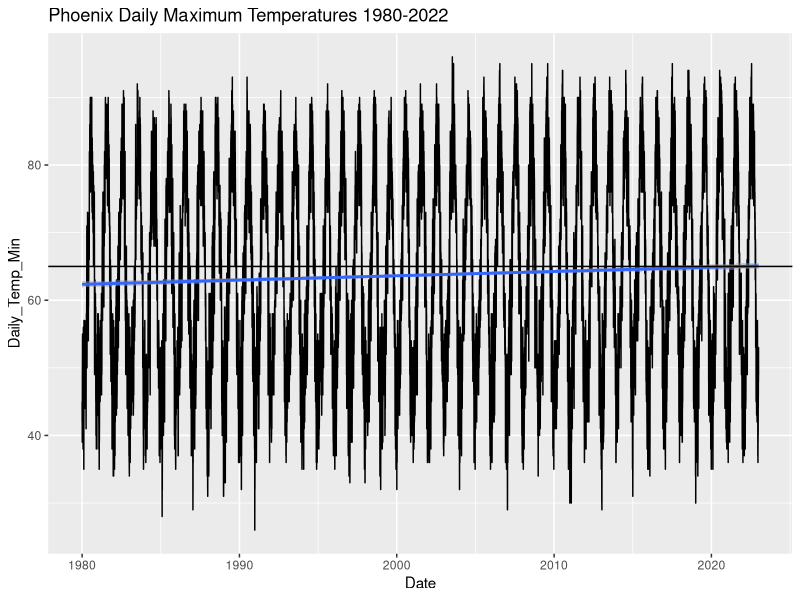
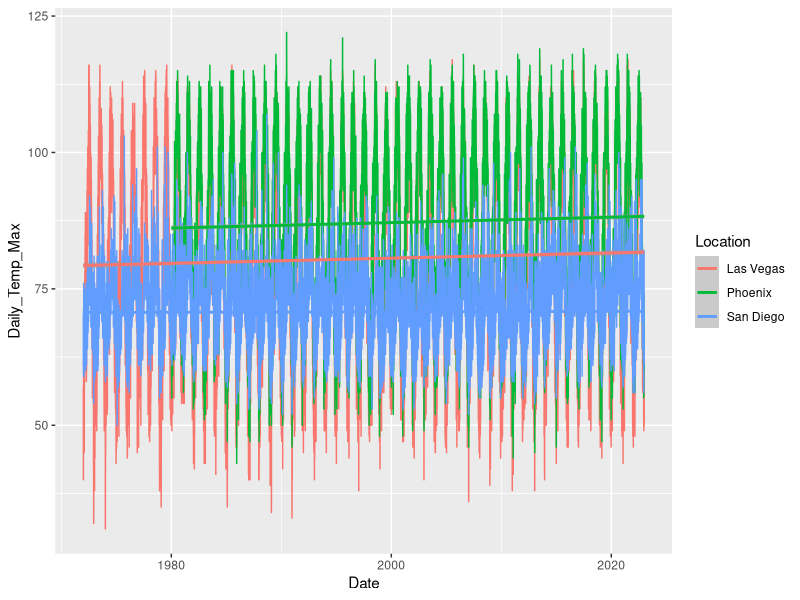
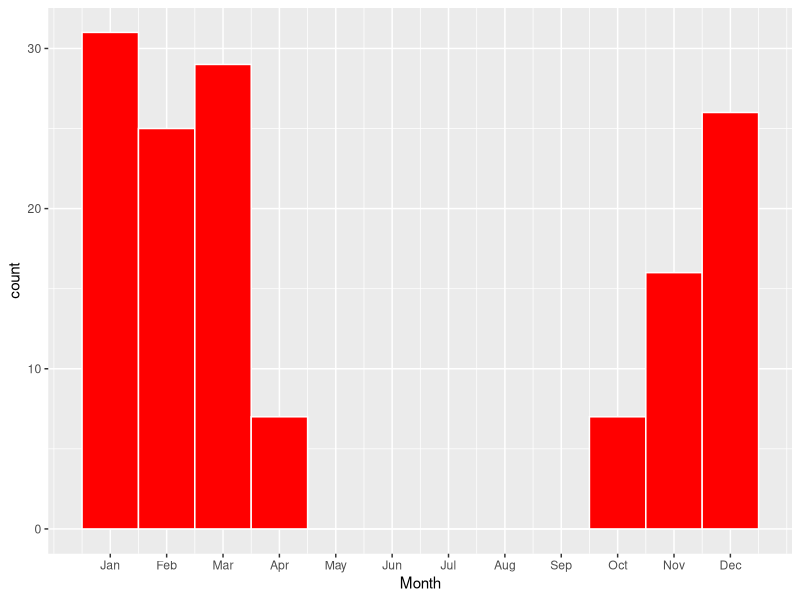
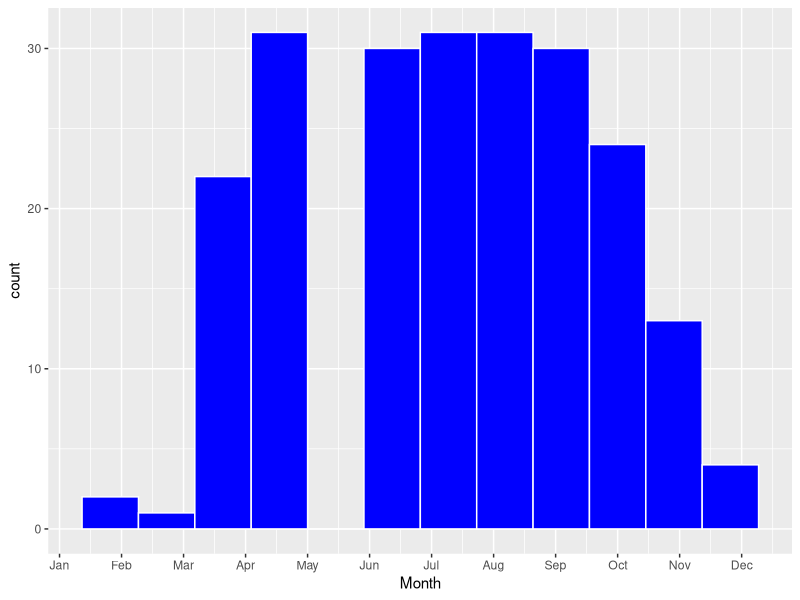

These figures' R source, in order:
## ---- chunk 1
knitr::opts_chunk$set(echo = TRUE)

library(tidyverse)
library(lubridate)
library(here)

# Working Directory with the here() command
here()
## ---- chunk 2
Phoenix <- read.csv(here("./Data/Processed/PhoenixAZ_processed.csv"),
                    stringsAsFactors = TRUE) %>% 
  mutate(Date = ymd(Date))

FountainHills <- read.csv(here("./Data/Processed/FountainHillsAZ_processed.csv"),
                          stringsAsFactors = TRUE) %>% 
  mutate(Date = ymd(Date))

LasVegas <- read.csv(here("./Data/Processed/LasVegasNV_processed.csv"),
                     stringsAsFactors = TRUE) %>% 
  mutate(Date = ymd(Date))

Pahrump <- read.csv(here("./Data/Processed/PahrumpNV_processed.csv"),
                    stringsAsFactors = TRUE) %>% 
  mutate(Date = ymd(Date))

SanDiego <- read.csv(here("./Data/Processed/SanDiegoCA_processed.csv"),
                     stringsAsFactors = TRUE) %>%
  mutate(Date = ymd(Date))

Ramona <- read.csv(here("./Data/Processed/RamonaCA_processed.csv"),
                   stringsAsFactors = TRUE) %>% 
  mutate(Date = ymd(Date))
## ---- chunk 3
#1. Create a column for heating degrees with 0s
#2. Create a column for heating degrees with 0s
#3. Calculate heating degrees by finding the mean temp that's below 65F then
#subtracting the mean temp from 65
#4. Calculate cooling degrees by finding the mean temp that's above 65F then
#subtracting 65 from the mean temp

Phoenix$Heat_Degrees <- rep(0)
Phoenix$Cool_Degrees <- rep(0)
Phoenix$Heat_Degrees [Phoenix$Temp_Avg < 65] <-
  65 - Phoenix$Temp_Avg [Phoenix$Temp_Avg < 65]
Phoenix$Cool_Degrees [Phoenix$Temp_Avg > 65] <-
  Phoenix$Temp_Avg [Phoenix$Temp_Avg > 65] - 65

FountainHills$Heat_Degrees <- rep(0)
FountainHills$Cool_Degrees <- rep(0)
FountainHills$Heat_Degrees [FountainHills$Temp_Avg < 65] <-
  65 - FountainHills$Temp_Avg [FountainHills$Temp_Avg < 65]
FountainHills$Cool_Degrees [FountainHills$Temp_Avg > 65] <-
  FountainHills$Temp_Avg [FountainHills$Temp_Avg > 65] - 65

LasVegas$Heat_Degrees <- rep(0)
LasVegas$Cool_Degrees <- rep(0)
LasVegas$Heat_Degrees [LasVegas$Temp_Avg < 65] <-
  65 - LasVegas$Temp_Avg [LasVegas$Temp_Avg < 65]
LasVegas$Cool_Degrees [LasVegas$Temp_Avg > 65] <-
  LasVegas$Temp_Avg [LasVegas$Temp_Avg > 65] - 65

Pahrump$Heat_Degrees <- rep(0)
Pahrump$Cool_Degrees <- rep(0)
Pahrump$Heat_Degrees [Pahrump$Temp_Avg < 65] <-
  65 - Pahrump$Temp_Avg [Pahrump$Temp_Avg < 65]
Pahrump$Cool_Degrees [Pahrump$Temp_Avg > 65] <-
  Pahrump$Temp_Avg [Pahrump$Temp_Avg > 65] - 65

SanDiego$Heat_Degrees <- rep(0)
SanDiego$Cool_Degrees <- rep(0)
SanDiego$Heat_Degrees [SanDiego$Temp_Avg < 65] <-
  65 - SanDiego$Temp_Avg [SanDiego$Temp_Avg < 65]
SanDiego$Cool_Degrees [SanDiego$Temp_Avg > 65] <-
  SanDiego$Temp_Avg [SanDiego$Temp_Avg > 65] - 65

Ramona$Heat_Degrees <- rep(0)
Ramona$Cool_Degrees <- rep(0)
Ramona$Heat_Degrees [Ramona$Temp_Avg < 65] <-
  65 - Ramona$Temp_Avg [Ramona$Temp_Avg < 65]
Ramona$Cool_Degrees [Ramona$Temp_Avg > 65] <-
  Ramona$Temp_Avg [Ramona$Temp_Avg > 65] - 65
## ---- chunk 4
ggplot(Phoenix,
       aes(x = Date, y = Daily_Temp_Min)) +
         geom_line() + 
  geom_smooth (method = lm)+
  labs( title = "Phoenix Daily Maximum Temperatures 1980-2022")+
  geom_hline(yintercept = 65)

Three_cities <- rbind(LasVegas,
                      Phoenix,
                      SanDiego)

ggplot(Three_cities, aes(x = Date, y = Daily_Temp_Max, color = Location)) +
  geom_line() +
  geom_smooth(method=lm)
## ---- chunk 5
Phoenix_Monthly_Heat <- Phoenix %>%
  group_by(Heat_Degrees) %>%
  filter(Year == "1980", Heat_Degrees != 0) %>%
  select(Date, Month, Heat_Degrees)

Phoenix_Monthly_Cool <- Phoenix %>%
  group_by(Cool_Degrees) %>%
  filter(Year == "1980", Cool_Degrees != 0) %>%
  select(Date, Month, Cool_Degrees)

ggplot(Phoenix_Monthly_Heat, aes(x = Month)) +
  geom_histogram(color = "white", fill = "red", bins = 12) +
  scale_x_continuous(breaks = seq_along(month.abb), labels = month.abb)

ggplot(Phoenix_Monthly_Cool, aes(x = Month)) +
  geom_histogram(color = "white", fill = "blue", bins = 12) +
  scale_x_continuous(breaks = seq_along(month.abb), labels = month.abb)
